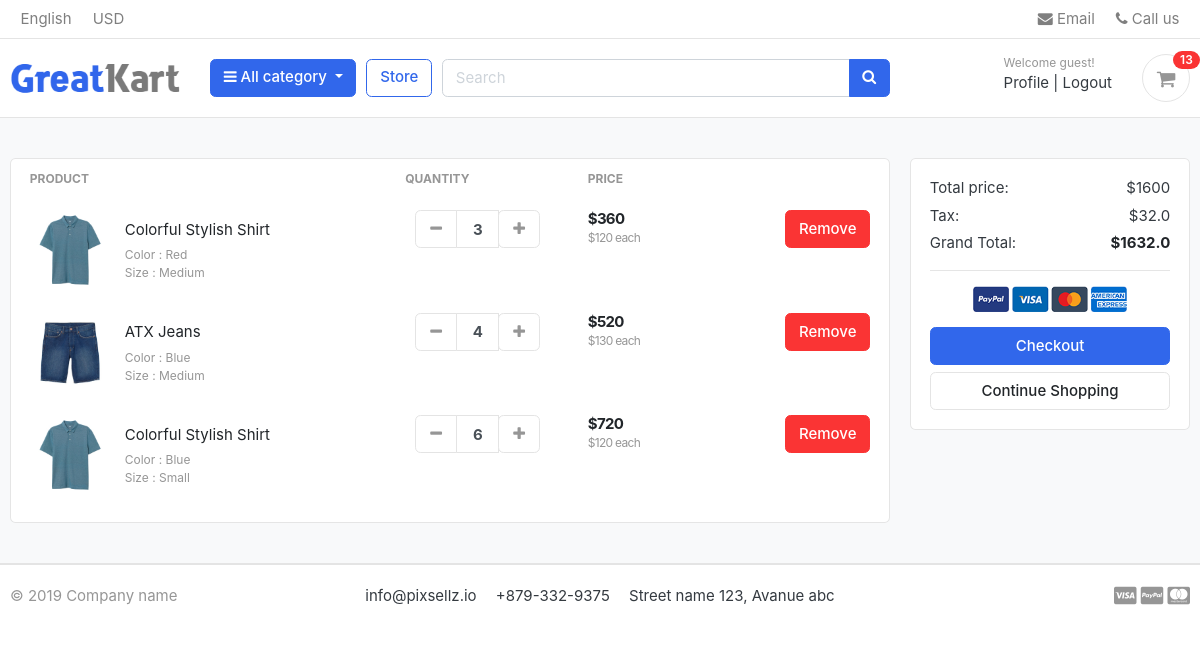
/cart/ (signed in), run on an earlier commit of the app's database.
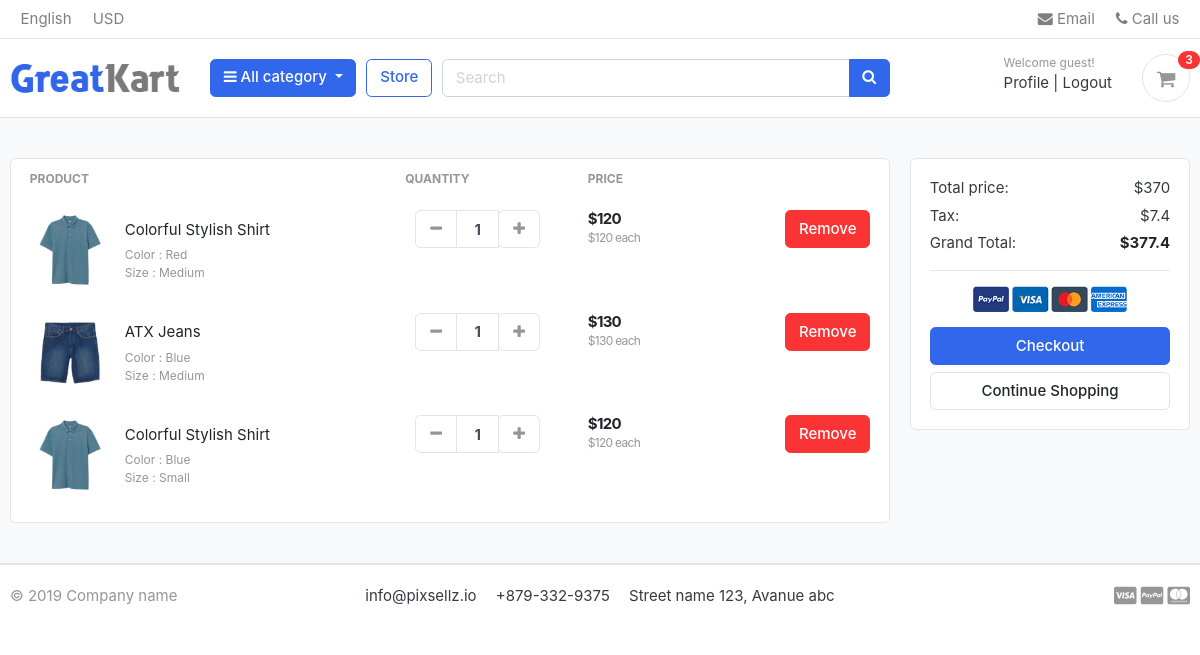
And on a later commit of the database.
### carts/models.py (models this page shows, shortened)
class CartItem(models.Model):
    user = models.ForeignKey(User, on_delete=models.CASCADE , null=True)
    product = models.ForeignKey("store.Product", on_delete=models.CASCADE)
    cart = models.ForeignKey(Cart, on_delete=models.CASCADE , null=True)
    variations = models.ManyToManyField("store.Variation",blank=True)
    quantity = models.IntegerField()
    is_active = models.BooleanField(default=True)
    def sub_total(self):
        return self.product.price * self.quantity

### store/models.py (models this page shows, shortened)
class Product(models.Model):
    name = models.CharField( max_length=50 , unique=True)
    slug = models.SlugField(max_length=50 , unique=True)
    description = models.TextField( max_length=2000 , blank=True)
    image = models.ImageField( upload_to='product_img')
    price = models.IntegerField()
    stock = models.IntegerField()
    is_available = models.BooleanField(default=True)
    category = models.ForeignKey("category.Category", verbose_name=("category product"), on_delete=models.CASCADE)
    created_at = models.DateTimeField(auto_now_add=True)
    modified_date = models.DateField( auto_now=True)
    def get_absolute_url(self):
        return reverse("store:product_detail", args=[self.category.slug ,self.slug])

class Variation(models.Model):
    product = models.ForeignKey(Product,  on_delete=models.CASCADE)
    variation_category = models.CharField( max_length=200 , choices=variation_category_choice)
    variation_value = models.CharField( max_length=200 )
    is_active = models.BooleanField(default=True)
    created_at = models.DateTimeField(  auto_now_add=True)
    objects = VariationManager()

### carts/views.py (the view)
# urls.py: path('', carts ,name = 'cart'),
@login_required(login_url='login')
def carts(request ,total=0 ,quantity=0,cart_items=None ):
    try :
        tax = 0
        grand_total=0
        if request.user.is_authenticated:
          cart_items = CartItem.objects.filter(user=request.user, is_active=True)
        else :
            cart = Cart.objects.get(cart_id = _cart_id(request))
            cart_items = CartItem.objects.filter(cart=cart , is_active=True)
        for cart_item in cart_items:
            total += (cart_item.product.price * cart_item.quantity)
            quantity += cart_item.quantity
        tax = (2 * total)/100
        grand_total = total+tax
    except Cart.DoesNotExist:
        pass
    context = {'total':total,
               'quantity':quantity ,
               'cart_items':cart_items,
               'tax' : tax ,
               'grand_total':grand_total,
               }
    return render(request , 'carts/cart.html',context)

### carts/context_processors.py (called while the page is built)
def counter(request):
    cart_count = 0
    if 'admin' in request.path:
        return{}
    else :
        try :
            cart = Cart.objects.filter(cart_id=_cart_id(request))
            if request.user.is_authenticated:
                cart_items = CartItem.objects.all().filter(user=request.user)
            else :
                cart_items = CartItem.objects.all().filter(cart=cart[:1])
            for cart_item in cart_items:
                cart_count+=cart_item.quantity
        except Cart.DoesNotExist:
            cart_count=0
    return dict(cart_count=cart_count)

### carts/views.py (called while the page is built)
def _cart_id(request):
    cart = request.session.session_key
    if not cart:
        cart = request.session.create()
    return cart

### category/context_processor.py (called while the page is built)
def menu_links(request):
    links = Category.objects.all()
    return dict(links=links)

### category/models.py (called while the page is built)
    def get_url(self):
        return reverse('store:product_by_category',args=[self.slug])

    def __str__(self):
        return str(self.name)

### carts/templates/carts/cart.html (shortened to what this page needs)
{% extends 'base.html' %}
{% load static %}
{% block body %}
<section class="section-content padding-y bg">
	<div class="container">
		{% if not cart_items %}
		<h2 class="text-center">Your Shoping Cart Is Empty</h2>
		<div class="text-center">
			<a href="{% url 'store:store'%}" class="btn btn-primary">Continue Shopping</a>
		</div>
		{% else %}
		<div class="row">
			<aside class="col-lg-9">
				<div class="card">
					<table class="table table-borderless table-shopping-cart">
						<thead class="text-muted">
							<tr class="small text-uppercase">
								<th scope="col">Product</th>
								<th scope="col" width="120">Quantity</th>
								<th scope="col" width="120">Price</th>
								<th scope="col" class="text-right" width="200"> </th>
							</tr>
						</thead>
						<tbody>
							{% for cart_item in cart_items %}
							<tr>
								<td>
									<figure class="itemside align-items-center">
										<div class="aside"><img src="{{cart_item.product.image.url}}" class="img-sm">
										</div>
										<figcaption class="info">
											<a href="{{cart_item.product.get_absolute_url}}"
												class="title text-dark">{{cart_item.product.name}}</a>
											<p class="text-muted small">
												{% if cart_item.variations.all %}
												{% for item in cart_item.variations.all  %}
												{{item.variation_category|capfirst}} :
												{{item.variation_value|capfirst}}<br>
												{% endfor %}
												{% endif %}
											</p>
										</figcaption>
									</figure>
								</td>
								<td>
									<div class="col">
										<div class="input-group input-spinner">
											<div class="input-group-prepend">
												<a href="{% url 'carts:remove_cart' cart_item.product.id cart_item.id %}"
													class="btn btn-light" type="button" id="button-plus"> <i
														class="fa fa-minus"></i> </a>
											</div>
											<input type="text" class="form-control" value="{{cart_item.quantity}}">
											<div class="input-group-append">
												<form action="{% url 'carts:add_cart' cart_item.product.id %}"
													method="POST">
													<button class="btn btn-light" type="submit" id="button-minus"> <i
															class="fa fa-plus"></i> </button>
												</form>
											</div>
										</div>
									</div>
								</td>
								<td>
									<div class="price-wrap">
										<var class="price">${{cart_item.sub_total}}</var>
										<small class="text-muted"> ${{cart_item.product.price}} each </small>
									</div>
								</td>
								<td class="text-right">
									<a href="{% url 'carts:remove_cart_item' cart_item.product.id cart_item.id%}" onclick="return confirm('Are You Sure You Want To Delete This Item ?')"
										class="btn btn-danger"> Remove</a>
								</td>
							</tr>
							{% endfor %}
						</tbody>
					</table>
				</div>
			</aside>
			<aside class="col-lg-3">
				<div class="card">
					<div class="card-body">
						<dl class="dlist-align">
							<dt>Total price:</dt>
							<dd class="text-right">${{total}}</dd>
						</dl>
						<dl class="dlist-align">
							<dt>Tax:</dt>
							<dd class="text-right"> ${{tax}}</dd>
						</dl>
						<dl class="dlist-align">
							<dt>Grand Total:</dt>
							<dd class="text-right text-dark b"><strong>${{grand_total}}</strong></dd>
						</dl>
						<hr>
						<p class="text-center mb-3">
							<img src="{% static './images/misc/payments.png'%}" height="26">
						</p>
						<a href="{% url 'carts:checkout'%}" class="btn btn-primary btn-block"> Checkout </a>
						<a href="{% url 'store:store'%}" class="btn btn-light btn-block">Continue Shopping</a>
					</div>
				</div>
			</aside>
		</div>
		{% endif %}
	</div>
</section>
{% endblock body %}

### templates/base.html (shortened to what this page needs)
{% load static %}
<!DOCTYPE HTML>
<html lang="en">
<head>
    <link href="{% static 'css/bootstrap.css'%}" rel="stylesheet" type="text/css" />
    <link href="{% static 'fonts/fontawesome/css/all.min.css'%}" type="text/css" rel="stylesheet">
    <link href="{% static 'css/ui.css'%}" rel="stylesheet" type="text/css" />
    <link href="{% static 'css/responsive.css'%}" rel="stylesheet" media="only screen and (max-width: 1200px)" />
    <link href="{% static 'css/custum.css'%}" rel="stylesheet" type="text/css" />
    <link rel="stylesheet" href="https://cdnjs.cloudflare.com/ajax/libs/font-awesome/4.7.0/css/font-awesome.min.css">
</head>
<body>
    <header class="section-header">
        <nav class="navbar p-md-0 navbar-expand-sm navbar-light border-bottom">
            <div class="container">
                <div class="collapse navbar-collapse" id="navbarTop4">
                    <ul class="navbar-nav mr-auto">
                        <li class="nav-item dropdown">
                            <a href="#" class="nav-link"> English </a>
                        </li>
                        <li class="nav-item dropdown">
                            <a href="#" class="nav-link"> USD </a>
                        </li>
                    </ul>
                    <ul class="navbar-nav">
                        <li><a href="#" class="nav-link"> <i class="fa fa-envelope"></i> Email </a></li>
                        <li><a href="#" class="nav-link"> <i class="fa fa-phone"></i> Call us </a></li>
                    </ul>
                </div>
            </div>
        </nav>
        <section class="header-main border-bottom">
            <div class="container">
                <div class="row align-items-center">
                    <div class="col-lg-2 col-md-3 col-6">
                        <a href="/" class="brand-wrap">
                            <img class="logo" src="{% static './images/logo.png'%}">
                        </a>
                    </div>
                    <div class="col-lg col-sm col-md col-6 flex-grow-0">
                        <div class="category-wrap dropdown d-inline-block float-right">
                            <button type="button" class="btn btn-primary dropdown-toggle" data-toggle="dropdown">
                                <i class="fa fa-bars"></i> All category
                            </button>
                        </div>
                    </div>
                    <a href="{%url 'store:store'%}" method="GET" class="btn btn-outline-primary">Store</a>
                    <div class="col-lg  col-md-6 col-sm-12 col">
                        <form action="{% url 'store:search' %}" class="search">
                            <div class="input-group w-100">
                                <input type="text" class="form-control" style="width:60%;" placeholder="Search"
                                    name="q">
                                <div class="input-group-append">
                                    <button class="btn btn-primary" type="submit">
                                        <i class="fa fa-search"></i>
                                    </button>
                                </div>
                            </div>
                        </form>
                    </div>
                    <div class="col-lg-3 col-sm-6 col-8 order-2 order-lg-3">
                        <div class="d-flex justify-content-end mb-3 mb-lg-0">
                            <div class="widget-header">
                                <small class="title text-muted">Welcome guest!</small>
                                <div>
                                    {% if user.is_authenticated %}
                                    <a href="{% url 'accounts:profile'%}">Profile</a> <span class="dark-transp"> |
                                    </span>
                                    <a href="{% url 'logout'%}"> Logout</a>
                                    {% else %}
                                    <a href="{% url 'login'%}">Sign in</a> <span class="dark-transp"> | </span>
                                    <a href="{% url 'accounts:signup'%}"> Register</a>
                                    {% endif %}
                                </div>
                            </div>
                            <a href="{% url 'carts:cart'%}" class="widget-header pl-3 ml-3">
                                <div class="icon icon-sm rounded-circle border"><i class="fa fa-shopping-cart"></i>
                                </div>
                                <span class="badge badge-pill badge-danger notify">{{cart_count}}</span>
                            </a>
                        </div>
                    </div>
                </div>
            </div>
        </section>
    </header>
    {% block body %}
    {% endblock body %}
    <footer class="section-footer border-top">
        <div class="container">
            <section class="footer-bottom border-top row">
                <div class="col-md-2">
                    <p class="text-muted"> &copy 2019 Company name </p>
                </div>
                <div class="col-md-8 text-md-center">
                    <span class="px-2">info@pixsellz.io</span>
                    <span class="px-2">+879-332-9375</span>
                    <span class="px-2">Street name 123, Avanue abc</span>
                </div>
                <div class="col-md-2 text-md-right text-muted">
                    <i class="fab fa-lg fa-cc-visa"></i>
                    <i class="fab fa-lg fa-cc-paypal"></i>
                    <i class="fab fa-lg fa-cc-mastercard"></i>
                </div>
            </section>
        </div>
    </footer>
</body>
</html>

### static/css/ui.css (style rules this page uses)
html { font-family: "Inter", sans-serif; font-size: 15px; }
.price-wrap { letter-spacing: -0.7px; }
.icon-xs, .icon-sm, .icon-md, .icon-lg { display: inline-block; text-align: center; flex-shrink: 0; flex-grow: 0; }
.icon-sm { width: 48px; height: 48px; line-height: 48px !important; font-size: 20px; }
.img-xs, .img-sm, .img-md, .img-lg { -o-object-fit: cover; object-fit: cover; flex-shrink: 0; flex-grow: 0; }
.img-sm { width: 80px; height: 80px; }
.padding-y { padding-top: 40px; padding-bottom: 40px; }
var { font-style: normal; }
figure { margin-bottom: 0; }
.bg { background-color: #f8f9fa; }
.b { font-weight: 600; }
p:last-child { margin-bottom: 0; }
.header-main { position: relative; padding-top: 1rem; padding-bottom: 1rem; }
.brand-wrap .logo, .navbar-brand .logo { margin-right: 7px; max-height: 42px; display: inline-block; }
.widget-header { display: inline-block; vertical-align: middle; position: relative; }
.widget-header a { color: #343a40; }
.widget-header i { color: #969696; }
.widget-header .title { display: block; }
.widget-header .notify { position: absolute; top: -3px; right: -10px; }
.footer-bottom { padding-top: 20px; padding-bottom: 20px; }
.btn-light { background-color: #fff; border-color: #e4e4e4; }
.btn-light i { color: #969696; }
.itemside { position: relative; display: flex; width: 100%; }
.itemside .aside { position: relative; flex-shrink: 0; }
.itemside .info { padding-left: 15px; padding-right: 7px; }
.itemside p { margin-bottom: 0; }
.itemside .title { display: block; margin-bottom: 5px; color: #212529; }
[class*=dlist-] { margin-bottom: 5px; }
[class*=dlist-] dd { margin-bottom: 0; }
.dlist-align { display: flex; }
.dlist-align dt { width: 150px; word-wrap: break-word; font-weight: normal; }
.dlist-align dd { flex-grow: 1; }
.notify { position: absolute; top: -4px; right: -10px; display: inline-block; padding: 0.25em 0.6em; font-size: 12px; line-height: 1; text-align: center; border-radius: 3rem; color: #fff; background-color: #fa3434; }
.price { font-weight: 600; color: #212529; }
.input-spinner { width: 125px; flex-wrap: nowrap; display: inline-flex; vertical-align: middle; }
.input-spinner input.form-control { text-align: center; max-width: 46px; font-weight: bold; flex-basis: 46px; border-color: #e4e4e4; flex-grow: 0; }
.input-spinner .btn { width: 42px; text-align: center; padding-left: 0.5rem; padding-right: 0.5rem; }
.table-shopping-cart.table td, .table-shopping-cart.table th { padding-left: 1.25rem; padding-right: 1.25rem; }
.table-shopping-cart .price-wrap { line-height: 1.2; }
.table-shopping-cart .price { font-weight: bold; margin-right: 5px; display: block; }

What changed in the data, as far as the page shows it:
changed CartItem (number 1 of 3 on the later page): quantity "3" → "1"; sub_total "360" → "120"
changed CartItem "ATX Jeans": quantity "4" → "1"; sub_total "520" → "130"
changed CartItem (number 3 of 3 on the later page): quantity "6" → "1"; sub_total "720" → "120"
Also different on the page:
{{ cart_count }}: "13" → "3"
{{ total }}: "1600" → "370"
{{ tax }}: "32.0" → "7.4"
{{ grand_total }}: "1632.0" → "377.4"
